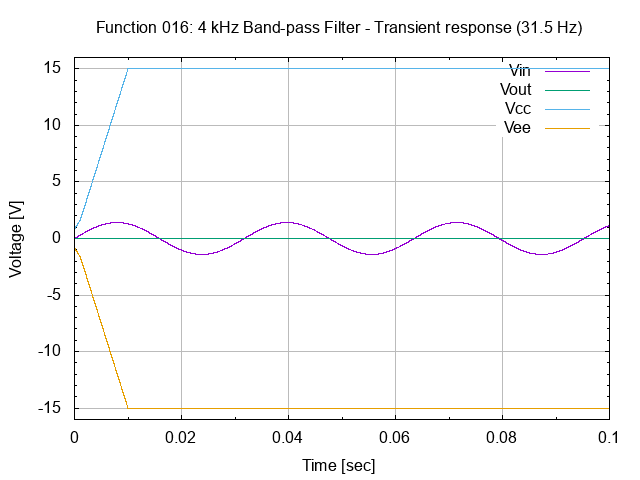

Write the gnuplot code that produced this figure.
# set terminal
set term png

# set graph
set output "26.016.00.01.03.01.png"
set title "Function 016: 4 kHz Band-pass Filter - Transient response (31.5 Hz)"

# setup Y-axis
set yrange [-16:16]
set grid ytics lt 1 lw 1 lc rgb "#bbbbbb"
set mytics
set ylabel "Voltage [V]"

# setup X-axis
set grid xtics lt 1 lw 1 lc rgb "#bbbbbb"
set mxtics
set xrange [0:0.1]
set xlabel "Time [sec]"

# setup plot style
set style data lines
plot '26.016.00.01.03.dat' using 1:2 title "Vin", \
     '26.016.00.01.03.dat' using 1:3 title "Vout", \
     '26.016.00.01.03.dat' using 1:4 title "Vcc", \
     '26.016.00.01.03.dat' using 1:5 title "Vee"

# set output back to default
set output

# reset terminal type
set terminal pop
